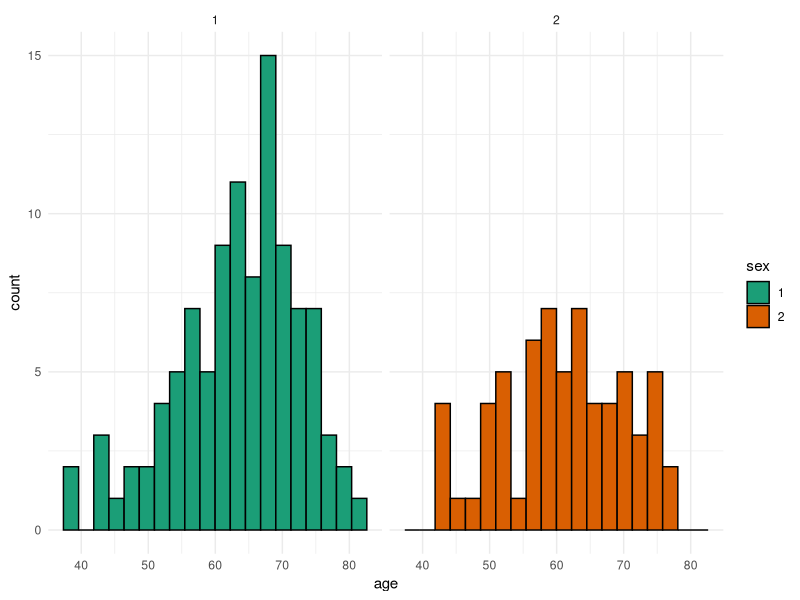
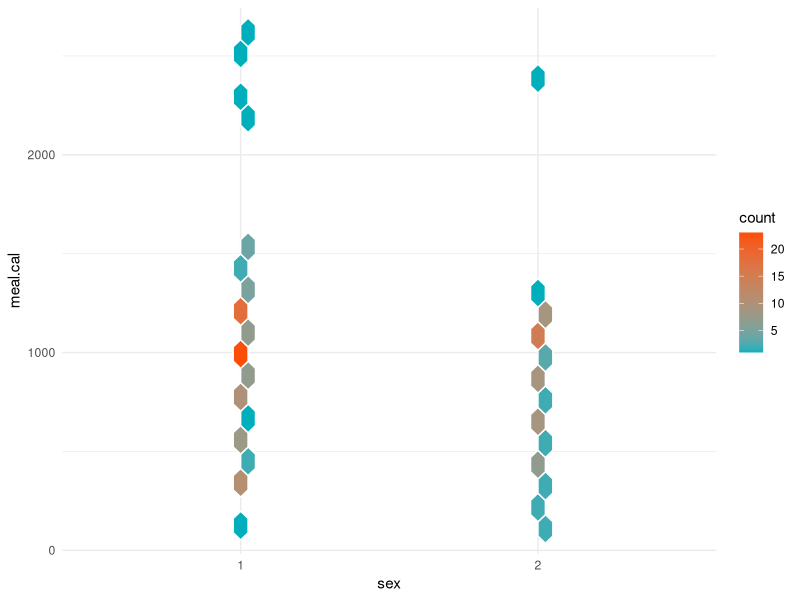
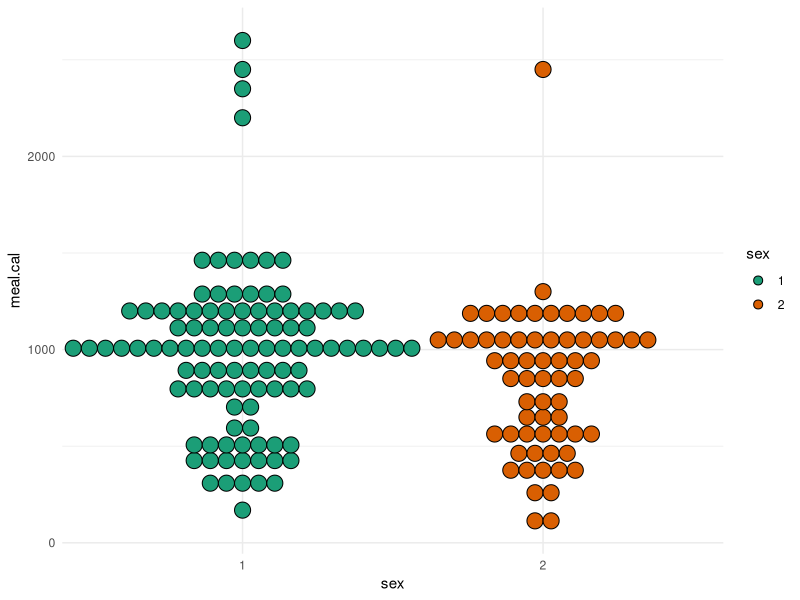
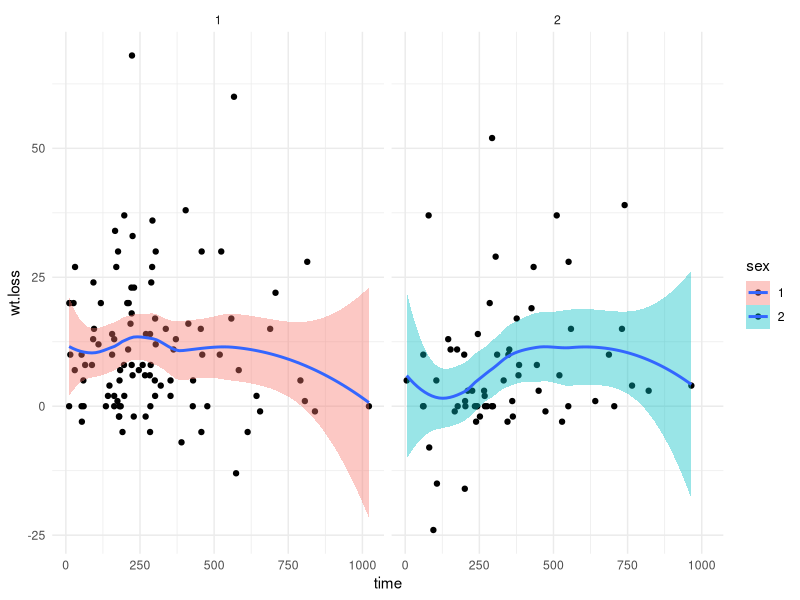
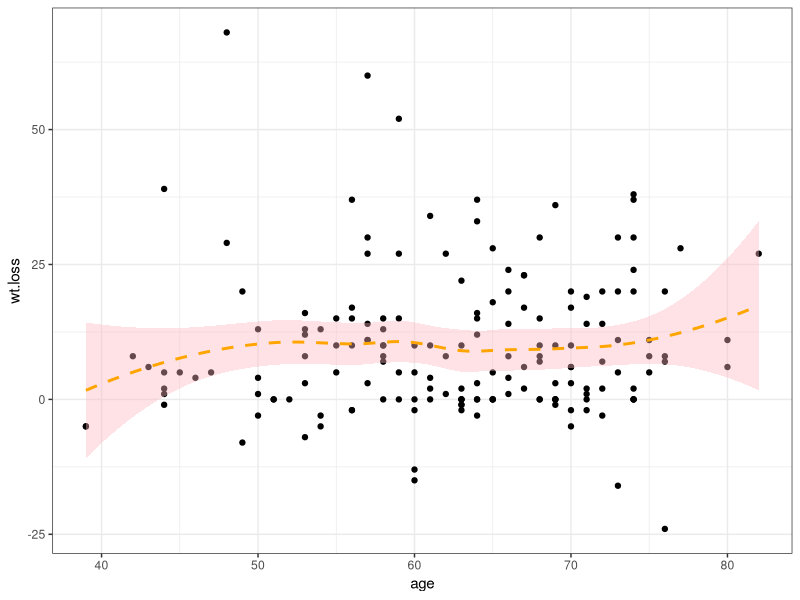
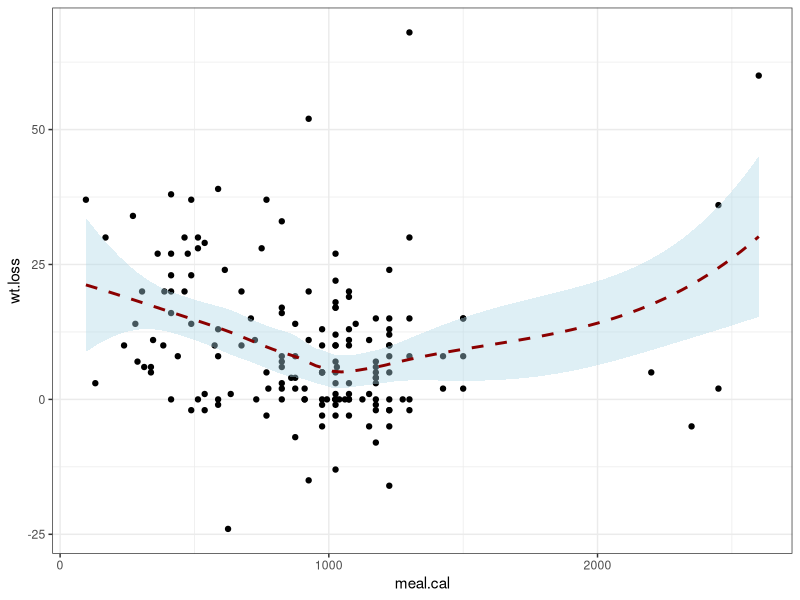
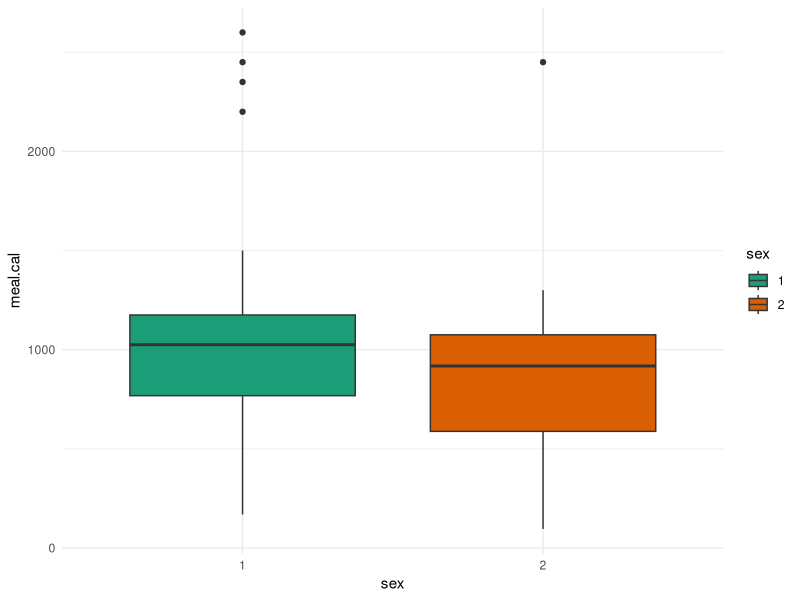

The R script that drew these images, in order:
## ---- chunk 1
#install packages
#install.packages('survival') #installed on 12/3/22
#install.packages('ggpubr') installed on 12/3/22
#install.packages('skimr') #installed on 12/4/22

library(survival)
library(tidyverse)
library(ggpubr)
library(skimr)
library(ggpubr)
## ---- chunk 2
#view the names of the dataset in Survival package
print(data(package = "survival"))
## ---- chunk 3
#see the structure of the dataset
str(cancer)
## ---- chunk 4
#provides more info about the dataset and the variables, which allows for
#better data cleaning
?cancer

#store cancer dataset into a new object for data manipulation
data <- cancer
## ---- chunk 5
#Count the number of NAs in the dataframe
sum((is.na(data)))
## ---- chunk 6
#find out specific observations in which there are NAs
which(is.na(data), arr.ind=TRUE)
## ---- chunk 7
#count the number of NAs within each column
colSums(is.na(data))
## ---- chunk 8
#delete all the rows with NAs
data2 <- na.omit(data)

#count the number of NAs within each column
colSums(is.na(data2))
## ---- chunk 9
#creat list of variable names into a object
names <- c('status', 'sex', 'ph.ecog')
  
#convert some of the variabes to appropiate classes using 1 line of code
data2[names] <- lapply(data2[names], factor)

#check str again
sapply(data2, class)

#get rid of irrelevant coumns
data2 <- data2[,-1]

head(data2)
## ---- chunk 10
#a function to call summary statistics
skim(data2)
## ---- chunk 11
#histogram of men and women ages
ggplot(data2, aes(x=age, group=sex, fill=sex)) +
  geom_histogram(bins = 20, color= 'black') +
  scale_fill_brewer(palette="Dark2") +
  facet_wrap(~sex) +
  theme_minimal()

## ---- chunk 12
ggplot(data2, aes(sex, meal.cal)) +
  geom_hex(bins = 20, color = "white") +
  #NEED TO CHANGE COLORS
  scale_fill_gradient(low =  "#00AFBB", high = "#FC4E07") +
  theme_minimal()

ggplot(data2, aes(x = sex, y= meal.cal, fill = sex)) +
 geom_dotplot(binaxis='y', stackdir='center') +
  scale_fill_brewer(palette="Dark2") +
  theme_minimal()
## ---- chunk 13
data2 %>%
  group_by(sex) %>%
  summarize(mean(meal.cal))
## ---- chunk 14
ggplot(data2, aes(x=time, y=wt.loss, fill=sex)) +
  geom_point() +
  geom_smooth() +
  facet_wrap(~sex) +
  theme_minimal()
## ---- chunk 15
ggplot(data2, aes(x=age, y=wt.loss)) +
  geom_point() +
  geom_smooth(linetype="dashed",
             color="orange", fill="lightpink") +
  theme_bw()
## ---- chunk 16
ggplot(data2, aes(x=meal.cal, y=wt.loss)) +
  geom_point() +
  geom_smooth(linetype="dashed",
             color="darkred", fill="lightblue") +
  theme_bw()
## ---- chunk 17
ggplot(data2, aes(sex, meal.cal, fill= sex)) +
  geom_boxplot() +
  scale_fill_brewer(palette="Dark2") +
  theme_minimal()
